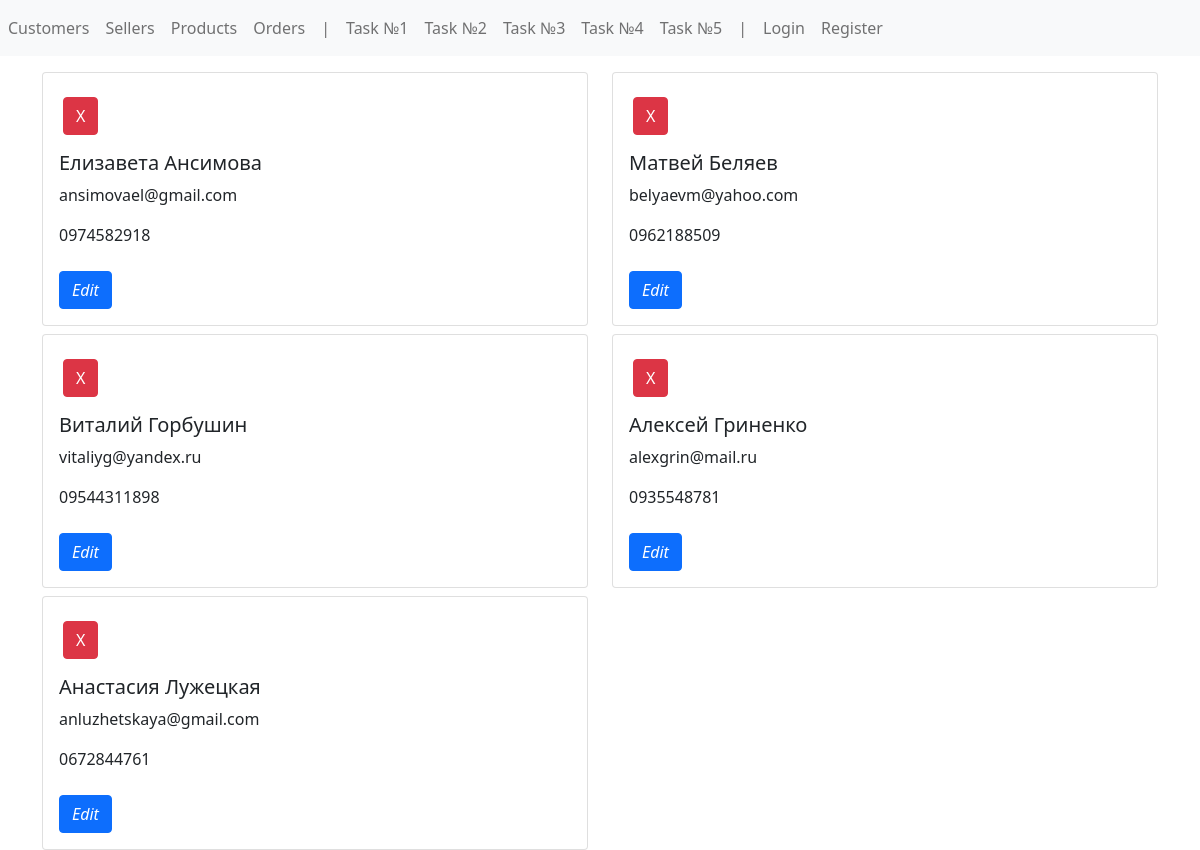
The page / on the database its author committed.
### config/models.py (models this page shows, shortened)
class Customer(models.Model):
    first_name = models.CharField(max_length=64, blank=False, verbose_name='Имя')
    last_name = models.CharField(max_length=64, blank=False, verbose_name='Фамилия')
    email = models.EmailField(max_length=64, blank=True, null=True, verbose_name='Почта')
    phone = models.CharField(max_length=32, blank=False, verbose_name='Телефон')
    class Meta:
        verbose_name = 'Покупатель'
        verbose_name_plural = 'Покупатели'

### config/views.py (the view)
# urls.py: path('', customer, name='customer'),
def customer(request):
    if request.method == 'POST':
        current_id = request.POST.get('id', None)
        customer = get_object_or_404(pk=current_id, klass=Customer)
        customer.delete()
        customer_list = Customer.objects.all()
    else:
        customer_list = Customer.objects.all()
    return render(request, 'customer.html', {'customer_list': customer_list})

### templates/customer.html (shortened to what this page needs)
{% extends 'base.html' %}
{% block content %}
<div class="container mt-2">
    <div class="row">
        {% for customer in customer_list %}
        <div class="col-md-6">
            <div class="card mt-2">
                <form action="{% url 'customer' %}" method="post" class="mt-4"
                      style="padding-left: 20px;">
                    <button class="btn btn-danger">X</button>
                </form>
              <div class="card-body">
                <h5 class="card-title">{{ customer.first_name }} {{ customer.last_name }}</h5>
                <p class="card-text">{{ customer.email }}</p>
                  <p class="card-text">{{ customer.phone }}</p>
                <form action="{% url 'edit_customer' customer.id %}" method="get" class="mt-4"
                      style="padding-right: 20px;">
                    <button class="btn btn-primary">
                        <i class="fas fa-edit">Edit</i>
                    </button>
                </form>
              </div>
            </div>
        </div>
    {% endfor %}
{% endblock %}

### rows shown on the page
Customer: first_name "Елизавета", last_name "Ансимова", email "ansimovael@gmail.com", phone "0974582918"
Customer: first_name "Матвей", last_name "Беляев", email "belyaevm@yahoo.com", phone "0962188509"
Customer: first_name "Виталий", last_name "Горбушин", email "vitaliyg@yandex.ru", phone "09544311898"
Customer: first_name "Алексей", last_name "Гриненко", email "alexgrin@mail.ru", phone "0935548781"
Customer: first_name "Анастасия", last_name "Лужецкая", email "anluzhetskaya@gmail.com", phone "0672844761"
